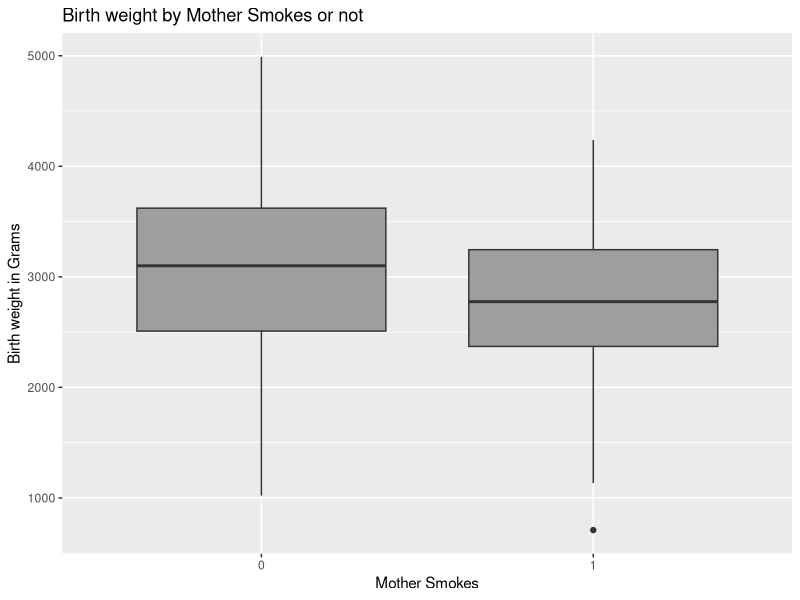
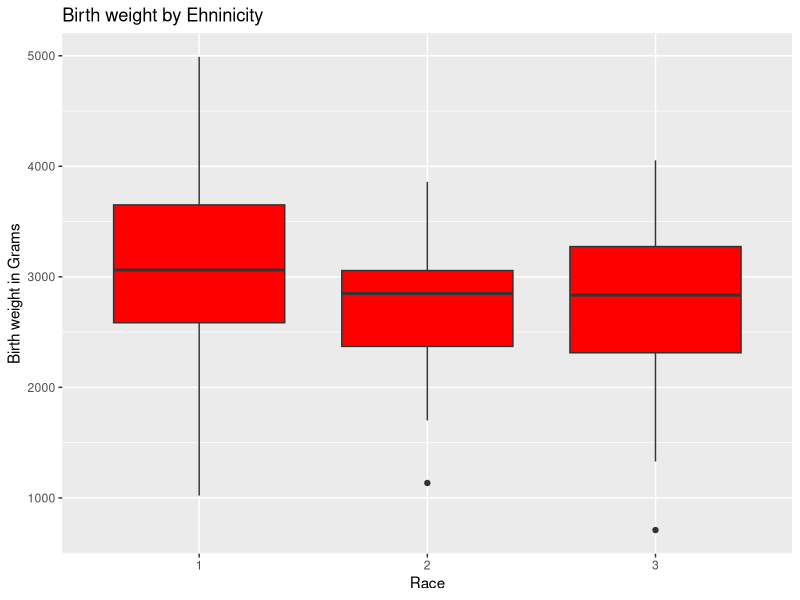
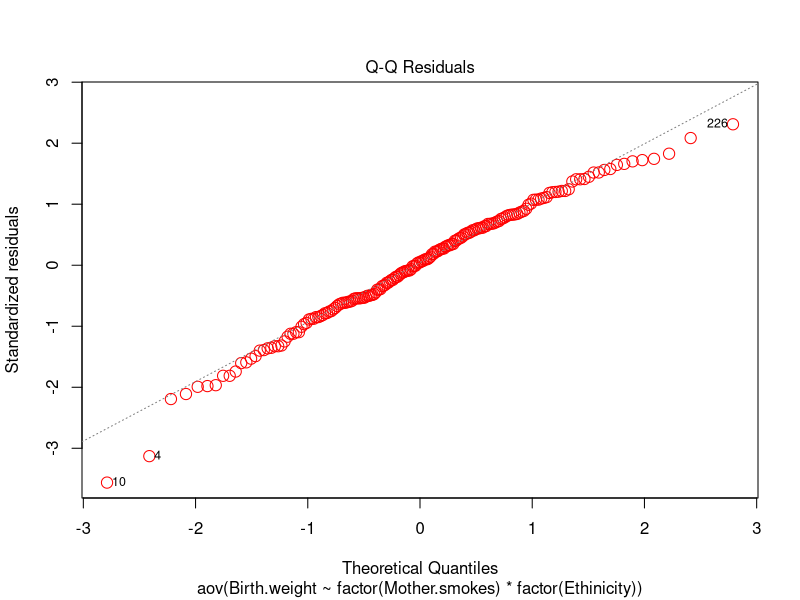

R code for these plots, in order:
#Set working directory 
setwd("C:\\Users\\kapil\\Desktop\\GitHub\\Two way anova test")
getwd()

#Load Some libraries
library(car)
library(MASS)
library(ggplot2)
library(dplyr)

#Load the internal dataset birthweight 
Data <- birthwt

#Check the column names 
colnames(Data)


#Dplyr function for renaming the columns and selecting the columns you need 
Data.2 <- Data %>% 
  rename(Mother.smokes = "smoke", 
         Hypertension = "ht", 
         Physician.visits = "ftv",
         Ethinicity = "race",
         Birth.weight = "bwt") %>% 
  select(Mother.smokes, Hypertension, 
         Physician.visits, Ethinicity,
         Birth.weight)

#Mother sokes or not in a tabular 
table(Data.2$Mother.smokes)

#Boxplot to check the effect of mother smokes or not on birthweight of the child 
qplot(factor(x = Mother.smokes), y = Birth.weight,
             geom = "boxplot",
             main = "Birth weight by Mother Smokes or not",
             data = Data.2,
             xlab = "Mother Smokes",
             ylab = "Birth weight in Grams",
             fill = I("288BA8"))


#Boxplot to check the effect of ethnicity on birthweight of the child
qplot(factor(x = Ethinicity), y = Birth.weight,
      geom = "boxplot",
      main = "Birth weight by Ehninicity",
      data = Data.2,
      xlab = "Race",
      ylab = "Birth weight in Grams",
      fill = I("red"))

#First Anova model with No interaction between ethnicity and Mother smokes or not 
twowayANOVA_noInteraction <- aov(Birth.weight ~ 
                                   factor(Mother.smokes) +
                                   factor(Ethinicity),data = Data.2)


#Summary of twowayANOVA_noInteraction model 
#As both factors have **
#it meanse both are significant factor in determining the weight of the child 
summary(twowayANOVA_noInteraction)


#Second Anova model with interaction between ethnicity and Mother smokes or not
 twowayANOVA_Interaction <- aov(Birth.weight ~ 
                                 factor(Mother.smokes) *
                                 factor(Ethinicity),data = Data.2)



#Summary of twowayANOVA_Interaction model
#This time we assume some kind of interaction exist or not 
#The results tells us the interaction between smokes and ethnicity 
#is not signicant, but individually they plays a significant role
summary(twowayANOVA_Interaction)


#Tukey Honest significant test, to see which level has siginificant on Birth weight of  the child
#As our p.value shows more than 0.05 for combination no. 2-3 
#From the result the combination of 2-3 ethnicity shows no significant relation
TukeyHSD(twowayANOVA_Interaction, which = 'factor(Ethinicity)')


#Levene Test is use to check the equality of variances across diffrent categories
#As p.value more than 0.05 
#Results from the Levene Test shows the equality of variances in diffrent categories is present 
leveneTest(Birth.weight ~ factor(Mother.smokes) * factor(Ethinicity),
           data = Data.2)

#PLot to check whether our residuals in Data is normally distributed or not 
#From the plot - it shows our data is normally distributed 
plot(twowayANOVA_Interaction, 2, 
     col = "red", cex = 1.5) 


#Now we will check normality in our residuals with the help of shapiro test
#First extracts  residulas from the first model
aov_residuals <- residuals(object = twowayANOVA_Interaction)

#Now we will use the shapiro wilk test on residuals to check whether our data is normally distributed or not 
#AS you  can see the p.value is more than 0.05  it mmeanse our dataset i snot distributed 
shapiro.test(x = aov_residuals)

#Last Anova test from car package 
#we will use 'III' type, which  says unequal no. of samples in our dataset
#from this test also shows thhe same previous result 
#That each factor is significant in determining the birth weight of the child 
#But not the interacction of ethnicity and mother smokes or not 
Anova(twowayANOVA_Interaction, type = 'III')
